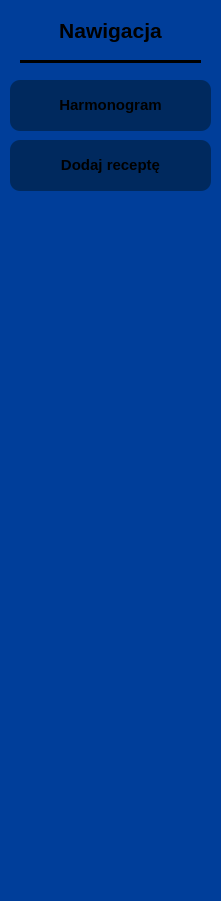
   <widget class="QGroupBox" name="groupBox">
    <property name="geometry">
     <rect>
      <x>10</x>
      <y>80</y>
      <width>221</width>
      <height>901</height>
     </rect>
    </property>
    <property name="styleSheet">
     <string notr="true">background-color: rgb(0, 62, 154);
border-radius: 10px;</string>
    </property>
    <property name="title">
     <string/>
    </property>
    <widget class="QTextBrowser" name="textBrowser_4">
     <property name="geometry">
      <rect>
       <x>10</x>
       <y>80</y>
       <width>201</width>
       <height>51</height>
      </rect>
     </property>
     <property name="styleSheet">
      <string notr="true">background-color: rgb(0, 41, 94);
border-radius: 10px;</string>
     </property>
    </widget>
    <widget class="QTextBrowser" name="textBrowser_7">
     <property name="geometry">
      <rect>
       <x>10</x>
       <y>140</y>
       <width>201</width>
       <height>51</height>
      </rect>
     </property>
     <property name="styleSheet">
      <string notr="true">background-color: rgb(0, 41, 94);
border-radius: 10px;</string>
     </property>
    </widget>
    <widget class="QLabel" name="label_3">
     <property name="geometry">
      <rect>
       <x>20</x>
       <y>90</y>
       <width>181</width>
       <height>31</height>
      </rect>
     </property>
     <property name="font">
      <font>
       <pointsize>11</pointsize>
       <bold>true</bold>
      </font>
     </property>
     <property name="layoutDirection">
      <enum>Qt::LayoutDirection::LeftToRight</enum>
     </property>
     <property name="styleSheet">
      <string notr="true">background-color: rgb(0, 41, 94);</string>
     </property>
     <property name="text">
      <string>Harmonogram</string>
     </property>
     <property name="textFormat">
      <enum>Qt::TextFormat::RichText</enum>
     </property>
     <property name="alignment">
      <set>Qt::AlignmentFlag::AlignCenter</set>
     </property>
    </widget>
    <widget class="QLabel" name="label_4">
     <property name="geometry">
      <rect>
       <x>20</x>
       <y>150</y>
       <width>181</width>
       <height>31</height>
      </rect>
     </property>
     <property name="font">
      <font>
       <pointsize>11</pointsize>
       <bold>true</bold>
      </font>
     </property>
     <property name="layoutDirection">
      <enum>Qt::LayoutDirection::LeftToRight</enum>
     </property>
     <property name="styleSheet">
      <string notr="true">background-color: rgb(0, 41, 94);</string>
     </property>
     <property name="text">
      <string>Dodaj receptę</string>
     </property>
     <property name="textFormat">
      <enum>Qt::TextFormat::RichText</enum>
     </property>
     <property name="alignment">
      <set>Qt::AlignmentFlag::AlignCenter</set>
     </property>
    </widget>
    <widget class="QLabel" name="label_8">
     <property name="geometry">
      <rect>
       <x>10</x>
       <y>10</y>
       <width>201</width>
       <height>41</height>
      </rect>
     </property>
     <property name="font">
      <font>
       <pointsize>16</pointsize>
       <bold>true</bold>
      </font>
     </property>
     <property name="layoutDirection">
      <enum>Qt::LayoutDirection::LeftToRight</enum>
     </property>
     <property name="styleSheet">
      <string notr="true">background-color: rgb(0, 62, 154);</string>
     </property>
     <property name="text">
      <string>Nawigacja</string>
     </property>
     <property name="textFormat">
      <enum>Qt::TextFormat::RichText</enum>
     </property>
     <property name="alignment">
      <set>Qt::AlignmentFlag::AlignCenter</set>
     </property>
    </widget>
    <widget class="Line" name="line">
     <property name="geometry">
      <rect>
       <x>20</x>
       <y>60</y>
       <width>181</width>
       <height>3</height>
      </rect>
     </property>
     <property name="styleSheet">
      <string notr="true">background-color: black;</string>
     </property>
     <property name="orientation">
      <enum>Qt::Orientation::Horizontal</enum>
     </property>
    </widget>
   </widget>
